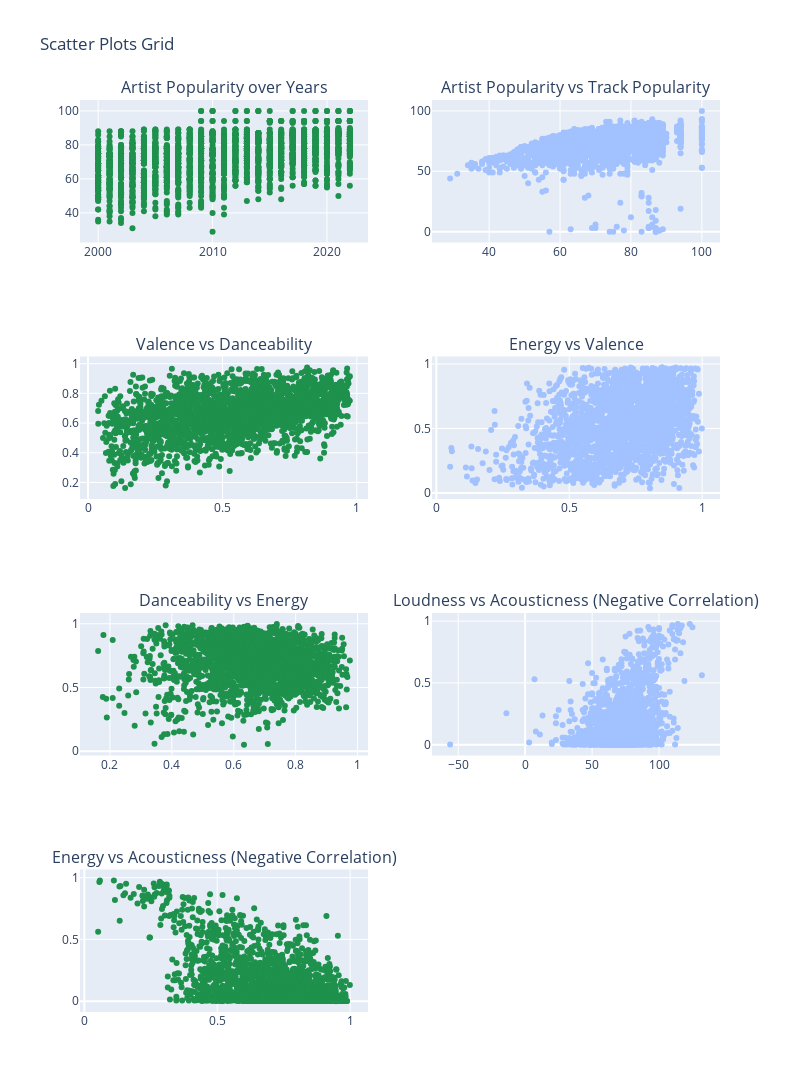

The cell this chart's notebook holds for it:
### Code cell
# Create a subplot grid: 4 rows, 2 columns, making it more compact
fig = make_subplots(rows=4, cols=2, subplot_titles=(
    'Artist Popularity over Years', 'Artist Popularity vs Track Popularity',
    'Valence vs Danceability', 'Energy vs Valence',
    'Danceability vs Energy', 'Loudness vs Acousticness (Negative Correlation)',
    'Energy vs Acousticness (Negative Correlation)'
))

# Add each scatter plot to the grid, adjust the row and col accordingly
fig.add_trace(go.Scatter(x=songs['year'], y=songs['artist_popularity'], mode='markers', marker=dict(color='#1E914C')), row=1, col=1)
fig.add_trace(go.Scatter(x=songs['artist_popularity'], y=songs['track_popularity'], mode='markers', marker=dict(color='#A2C1FF')), row=1, col=2)
fig.add_trace(go.Scatter(x=songs['valence'], y=songs['danceability'], mode='markers', marker=dict(color='#1E914C')), row=2, col=1)
fig.add_trace(go.Scatter(x=songs['energy'], y=songs['valence'], mode='markers', marker=dict(color='#A2C1FF')), row=2, col=2)
fig.add_trace(go.Scatter(x=songs['danceability'], y=songs['energy'], mode='markers', marker=dict(color='#1E914C')), row=3, col=1)
fig.add_trace(go.Scatter(x=songs['loudness'], y=songs['acousticness'], mode='markers', marker=dict(color='#A2C1FF')), row=3, col=2)
fig.add_trace(go.Scatter(x=songs['energy'], y=songs['acousticness'], mode='markers', marker=dict(color='#1E914C')), row=4, col=1)

# Since we have an odd number of plots, one subplot will be empty

# Update layout for a cleaner look
fig.update_layout(height=1200, width=800, title_text="Scatter Plots Grid", showlegend=False)
fig.show()

### Figure 1 — Plotly figure (JSON) as saved in the notebook; plotly's stock layout.template omitted (floating-point values rounded to 4 significant figures; data arrays with more than 128 entries replaced by an {"elided": "..."} marker saying what was removed)
{"data": [{"marker": {"color": "#1E914C"}, "mode": "markers", "type": "scatter", "x": {"elided": "2181 int values"}, "xaxis": "x", "y": {"elided": "2181 int values"}, "yaxis": "y"}, {"marker": {"color": "#A2C1FF"}, "mode": "markers", "type": "scatter", "x": {"elided": "2181 int values"}, "xaxis": "x2", "y": {"elided": "2181 int values"}, "yaxis": "y2"}, {"marker": {"color": "#1E914C"}, "mode": "markers", "type": "scatter", "x": {"elided": "2181 float values"}, "xaxis": "x3", "y": {"elided": "2181 float values"}, "yaxis": "y3"}, {"marker": {"color": "#A2C1FF"}, "mode": "markers", "type": "scatter", "x": {"elided": "2181 float values"}, "xaxis": "x4", "y": {"elided": "2181 float values"}, "yaxis": "y4"}, {"marker": {"color": "#1E914C"}, "mode": "markers", "type": "scatter", "x": {"elided": "2181 float values"}, "xaxis": "x5", "y": {"elided": "2181 float values"}, "yaxis": "y5"}, {"marker": {"color": "#A2C1FF"}, "mode": "markers", "type": "scatter", "x": {"elided": "2181 float values"}, "xaxis": "x6", "y": {"elided": "2181 float values"}, "yaxis": "y6"}, {"marker": {"color": "#1E914C"}, "mode": "markers", "type": "scatter", "x": {"elided": "2181 float values"}, "xaxis": "x7", "y": {"elided": "2181 float values"}, "yaxis": "y7"}], "layout": {"annotations": [{"font": {"size": 16}, "showarrow": false, "text": "Artist Popularity over Years", "x": 0.225, "xanchor": "center", "xref": "paper", "y": 1, "yanchor": "bottom", "yref": "paper"}, {"font": {"size": 16}, "showarrow": false, "text": "Artist Popularity vs Track Popularity", "x": 0.775, "xanchor": "center", "xref": "paper", "y": 1, "yanchor": "bottom", "yref": "paper"}, {"font": {"size": 16}, "showarrow": false, "text": "Valence vs Danceability", "x": 0.225, "xanchor": "center", "xref": "paper", "y": 0.7188, "yanchor": "bottom", "yref": "paper"}, {"font": {"size": 16}, "showarrow": false, "text": "Energy vs Valence", "x": 0.775, "xanchor": "center", "xref": "paper", "y": 0.7188, "yanchor": "bottom", "yref": "paper"}, {"font": {"size": 16}, "showarrow": false, "text": "Danceability vs Energy", "x": 0.225, "xanchor": "center", "xref": "paper", "y": 0.4375, "yanchor": "bottom", "yref": "paper"}, {"font": {"size": 16}, "showarrow": false, "text": "Loudness vs Acousticness (Negative Correlation)", "x": 0.775, "xanchor": "center", "xref": "paper", "y": 0.4375, "yanchor": "bottom", "yref": "paper"}, {"font": {"size": 16}, "showarrow": false, "text": "Energy vs Acousticness (Negative Correlation)", "x": 0.225, "xanchor": "center", "xref": "paper", "y": 0.1562, "yanchor": "bottom", "yref": "paper"}], "height": 1200, "showlegend": false, "title": {"text": "Scatter Plots Grid"}, "width": 800, "xaxis": {"anchor": "y", "autorange": true, "domain": [0, 0.45], "range": [1998.0, 2024.0], "type": "linear"}, "xaxis2": {"anchor": "y2", "autorange": true, "domain": [0.55, 1], "range": [23.88, 105.1], "type": "linear"}, "xaxis3": {"anchor": "y3", "autorange": true, "domain": [0, 0.45], "range": [-0.02982, 1.042], "type": "linear"}, "xaxis4": {"anchor": "y4", "autorange": true, "domain": [0.55, 1], "range": [-0.0164, 1.067], "type": "linear"}, "xaxis5": {"anchor": "y5", "autorange": true, "domain": [0, 0.45], "range": [0.1034, 1.034], "type": "linear"}, "xaxis6": {"anchor": "y6", "autorange": true, "domain": [0.55, 1], "range": [-69.56, 145.6], "type": "linear"}, "xaxis7": {"anchor": "y7", "autorange": true, "domain": [0, 0.45], "range": [-0.0164, 1.067], "type": "linear"}, "xaxis8": {"anchor": "y8", "domain": [0.55, 1]}, "yaxis": {"anchor": "x", "autorange": true, "domain": [0.8438, 1], "range": [22.88, 106.1], "type": "linear"}, "yaxis2": {"anchor": "x2", "autorange": true, "domain": [0.8438, 1], "range": [-8.621, 108.6], "type": "linear"}, "yaxis3": {"anchor": "x3", "autorange": true, "domain": [0.5625, 0.7188], "range": [0.09191, 1.045], "type": "linear"}, "yaxis4": {"anchor": "x4", "autorange": true, "domain": [0.5625, 0.7188], "range": [-0.04302, 1.055], "type": "linear"}, "yaxis5": {"anchor": "x5", "autorange": true, "domain": [0.2812, 0.4375], "range": [-0.02975, 1.081], "type": "linear"}, "yaxis6": {"anchor": "x6", "autorange": true, "domain": [0.2812, 0.4375], "range": [-0.0843, 1.062], "type": "linear"}, "yaxis7": {"anchor": "x7", "autorange": true, "domain": [0, 0.1562], "range": [-0.0843, 1.062], "type": "linear"}, "yaxis8": {"anchor": "x8", "domain": [0, 0.1562]}}}
